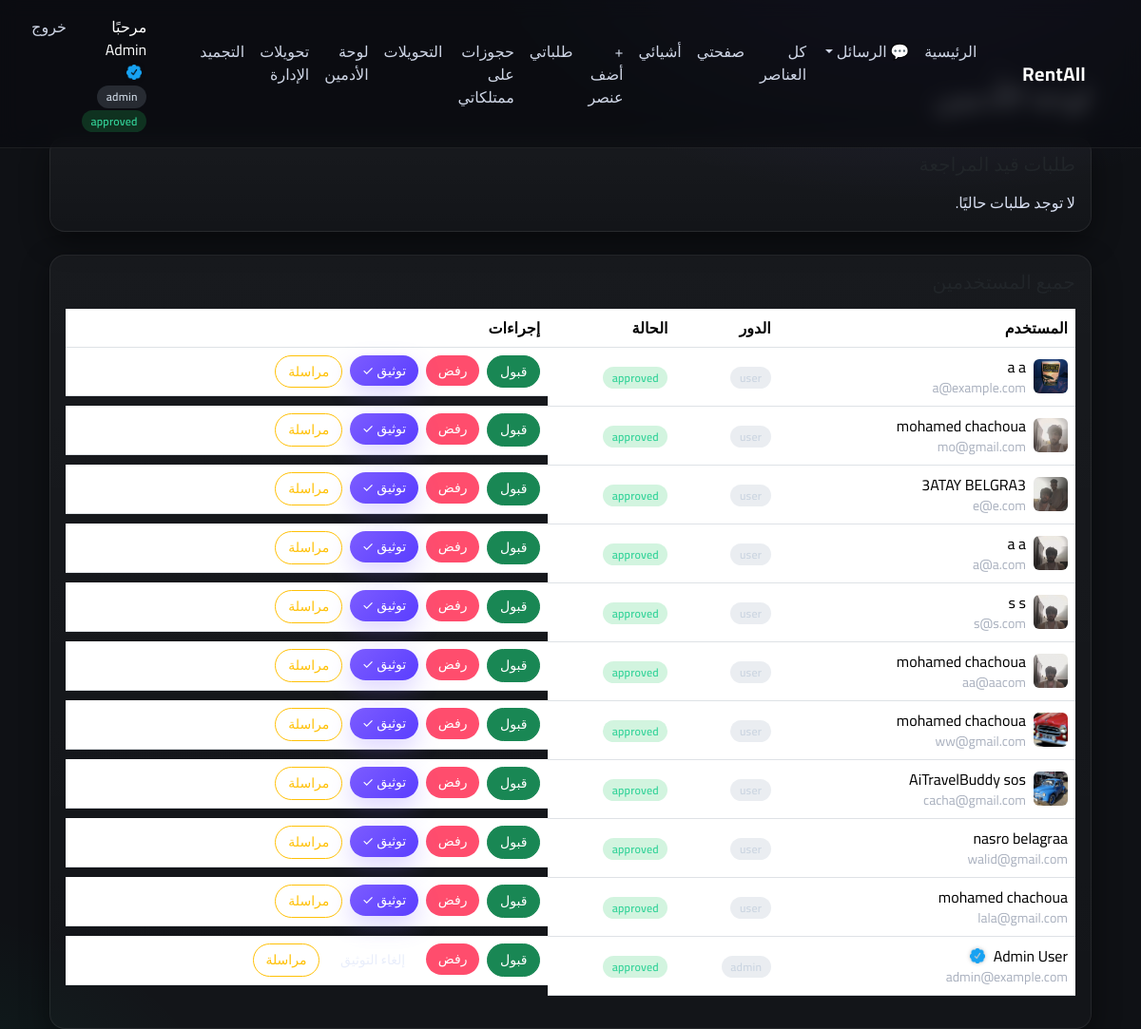
The page /admin (signed in) on the database its author committed.
### app/models.py (models this page shows, shortened)
class User(Base):
    __tablename__ = "users"
    id = Column(Integer, primary_key=True, index=True)
    first_name = Column(String(100), nullable=False)
    last_name  = Column(String(100), nullable=False)
    email      = Column(String(200), unique=True, nullable=False, index=True)
    phone      = Column(String(50), nullable=False)
    password_hash = Column(String(255), nullable=False)
    stripe_account_id = col_or_literal("users", "stripe_account_id", String, nullable=True)
    payouts_enabled   = col_or_literal("users", "payouts_enabled", Boolean, default=False)
    role              = col_or_literal("users", "role", String(20), default="user")
    status            = col_or_literal("users", "status", String(20), default="pending")
    is_verified    = col_or_literal("users", "is_verified", Boolean, default=False, nullable=False)
    verified_at    = col_or_literal("users", "verified_at", DateTime, nullable=True)
    if _has_column("users", "verified_by_id"):
        verified_by_id = Column(Integer, ForeignKey("users.id"), nullable=True)
    else:
        verified_by_id = column_property(literal(None))
    created_at = Column(DateTime, default=datetime.utcnow)
    updated_at = col_or_literal("users", "updated_at", DateTime, default=datetime.utcnow, onupdate=datetime.utcnow)
    avatar_path = col_or_literal("users", "avatar_path", String(500), nullable=True)
    documents = relationship(
        "Document",
        back_populates="user",
        cascade="all, delete-orphan"
    )
    items = relationship(
        "Item",
        back_populates="owner",
        cascade="all, delete-orphan"
    )
    sent_messages = relationship(
        "Message",
        foreign_keys="Message.sender_id",
        back_populates="sender"
    )
    ratings_given = relationship(
        "Rating",
        foreign_keys="Rating.rater_id",
        back_populates="rater"
    )
    ratings_received = relationship(
        "Rating",
        foreign_keys="Rating.rated_user_id",
        back_populates="rated_user"
    )
    if _has_column("users", "verified_by_id"):
        verified_by = relationship(
            "User",
            remote_side=[id],
            foreign_keys="[User.verified_by_id]",
            backref="verified_users",
            uselist=False
        )

### app/admin.py (the view)
@router.get("/admin")
def admin_dashboard(request: Request, db: Session = Depends(get_db)):
    if not require_admin(request):
        return RedirectResponse(url="/login", status_code=303)
    pending_users = (
        db.query(User)
        .filter(User.status == "pending")
        .order_by(User.created_at.desc())
        .all()
    )
    all_users = db.query(User).order_by(User.created_at.desc()).all()
    return request.app.templates.TemplateResponse(
        "admin_dashboard.html",
        {
            "request": request,
            "title": "لوحة الأدمين",
            "pending_users": pending_users,
            "all_users": all_users,
            "session_user": request.session.get("user"),
        },
    )

### app/templates/admin_dashboard.html
{% extends "base.html" %}
{% block content %}
<h2 class="mb-4">لوحة الأدمين</h2>
<div class="card mb-4">
  <div class="card-body">
    <h5 class="mb-3">طلبات قيد المراجعة</h5>
    {% if pending_users and pending_users|length %}
      {% for u in pending_users %}
        <div class="border rounded p-3 mb-3">
          <div class="d-flex justify-content-between align-items-center mb-2">
            <div class="fw-bold">
              {{ u.first_name }} {{ u.last_name }}
              {% if u.is_verified %}
                <img src="/static/verified.png" class="verified-badge" alt="موثّق">
              {% endif %}
            </div>
            <div class="small text-muted">{{ u.email }} · {{ u.phone }}</div>
          </div>
          <div class="row g-3 align-items-start">
            <div class="col-md-4">
              <div class="text-center">
                <div class="small mb-1">صورة الحساب</div>
                {% if u.avatar_path %}
                  <img src="/{{ u.avatar_path }}" class="img-fluid rounded border" style="max-height:180px;object-fit:cover;">
                {% else %}
                  <div class="text-muted small">لا توجد صورة حساب</div>
                {% endif %}
              </div>
            </div>
            <div class="col-md-4">
              <div class="text-center">
                <div class="small mb-1">الوثيقة (الوجه الأمامي)</div>
                {% set d = (u.documents|first) %}
                {% if d and d.file_front_path %}
                  <img src="/{{ d.file_front_path }}" class="img-fluid rounded border" style="max-height:180px;object-fit:cover;">
                {% else %}
                  <div class="text-muted small">غير مرفوع</div>
                {% endif %}
              </div>
            </div>
            <div class="col-md-4">
              <div class="text-center">
                <div class="small mb-1">الوثيقة (الوجه الخلفي)</div>
                {% if d and d.file_back_path %}
                  <img src="/{{ d.file_back_path }}" class="img-fluid rounded border" style="max-height:180px;object-fit:cover;">
                {% else %}
                  <div class="text-muted small">غير مرفوع</div>
                {% endif %}
              </div>
            </div>
          </div>
          {% if d %}
            <div class="mt-3 small">
              النوع: <strong>{{ d.doc_type }}</strong> ·
              البلد: <strong>{{ d.country or '-' }}</strong> ·
              الصلاحية: <strong>{{ d.expiry_date or '-' }}</strong> ·
              الحالة:
              <span class="badge {% if d.review_status=='approved' %}bg-success{% elif d.review_status=='rejected' %}bg-danger{% elif d.review_status=='needs_fix' %}bg-warning text-dark{% else %}bg-warning text-dark{% endif %}">
                {{ d.review_status }}
              </span>
            </div>
            {% if d.review_note %}
              <div class="mt-2 small text-muted">
                ملاحظات سابقة: <em style="white-space:pre-line">{{ d.review_note }}</em>
              </div>
            {% endif %}
          {% endif %}
          <div class="d-flex flex-wrap gap-2 mt-3">
            <form method="post" action="/admin/users/{{ u.id }}/approve">
              <button class="btn btn-success btn-sm">قبول</button>
            </form>
            <form method="post" action="/admin/users/{{ u.id }}/reject">
              <button class="btn btn-danger btn-sm">رفض</button>
            </form>
            {% if not u.is_verified %}
              <form method="post" action="/admin/users/{{ u.id }}/verify">
                <button class="btn btn-primary btn-sm">توثيق ✓</button>
              </form>
            {% else %}
              <form method="post" action="/admin/users/{{ u.id }}/unverify">
                <button class="btn btn-outline-light btn-sm">إلغاء التوثيق</button>
              </form>
            {% endif %}
            <form method="post" action="/admin/users/{{ u.id }}/message">
              <button class="btn btn-outline-warning btn-sm">مراسلة صاحب الحساب</button>
            </form>
          </div>
          <form class="mt-3" method="post" action="/admin/users/{{ u.id }}/request_fix">
            <label class="form-label small">أخبر المستخدم بما يجب تصحيحه</label>
            <div class="input-group">
              <input type="text" name="reason" class="form-control" placeholder="مثال: صورة الحساب غير واضحة، يرجى إعادة الرفع">
              <button class="btn btn-outline-info btn-sm">طلب تصحيح</button>
            </div>
            <div class="form-text text-muted small mt-1">
              سيتم وضع حالة الوثيقة إلى <code>needs_fix</code> وإرسال هذه الملاحظة له في الرسائل مع رابط صفحة التصحيح.
            </div>
          </form>
        </div>
      {% endfor %}
    {% else %}
      <div class="text-muted">لا توجد طلبات حاليًا.</div>
    {% endif %}
  </div>
</div>
<div class="card">
  <div class="card-body">
    <h5 class="mb-3">جميع المستخدمين</h5>
    <div class="table-responsive">
      <table class="table align-middle">
        <thead>
          <tr>
            <th>المستخدم</th>
            <th>الدور</th>
            <th>الحالة</th>
            <th>إجراءات</th>
          </tr>
        </thead>
        <tbody>
          {% for u in all_users %}
            <tr>
              <td>
                <div class="d-flex align-items-center gap-2">
                  {% if u.avatar_path %}
                    <img src="/{{ u.avatar_path }}" class="rounded" style="width:36px;height:36px;object-fit:cover;">
                  {% endif %}
                  <div>
                    {{ u.first_name }} {{ u.last_name }}
                    {% if u.is_verified %}
                      <img src="/static/verified.png" class="verified-badge" alt="موثّق">
                    {% endif %}
                    <div class="small text-muted">{{ u.email }}</div>
                  </div>
                </div>
              </td>
              <td><span class="badge bg-secondary">{{ u.role }}</span></td>
              <td>
                <span class="badge
                  {% if u.status == 'approved' %}bg-success
                  {% elif u.status == 'pending' %}bg-warning text-dark
                  {% else %}bg-danger{% endif %}">{{ u.status }}</span>
              </td>
              <td class="d-flex flex-wrap gap-2">
                <form method="post" action="/admin/users/{{ u.id }}/approve"><button class="btn btn-success btn-sm">قبول</button></form>
                <form method="post" action="/admin/users/{{ u.id }}/reject"><button class="btn btn-danger btn-sm">رفض</button></form>
                {% if not u.is_verified %}
                  <form method="post" action="/admin/users/{{ u.id }}/verify"><button class="btn btn-primary btn-sm">توثيق ✓</button></form>
                {% else %}
                  <form method="post" action="/admin/users/{{ u.id }}/unverify"><button class="btn btn-outline-light btn-sm">إلغاء التوثيق</button></form>
                {% endif %}
                <form method="post" action="/admin/users/{{ u.id }}/message">
                  <button class="btn btn-outline-warning btn-sm">مراسلة</button>
                </form>
              </td>
            </tr>
          {% endfor %}
        </tbody>
      </table>
    </div>
  </div>
</div>
{% endblock %}

### app/static/style.css (style rules this page uses)
:root { --bg:#0f1115; --card:#171a21; --muted:#a9b0be; --text:#eef2fb; --primary:#7c5cff; --primary-2:#5a3eff; --accent:#00e5a8; --danger:#ff4d6d; --success:#22c55e; --warning:#f8b84e; --border:rgba(255,255,255,.07); --shadow:0 10px 30px rgba(0,0,0,.45); }
html,body { background: radial-gradient(1200px 800px at 80% -10%, rgba(124,92,255,.15), transparent 40%), radial-gradient(900px 600px at -10% 110%, rgba(0,229,168,.08), transparent 40%), var(--bg); color:var(--text); min-height:100%; -webkit-font-smoothing:antialiased; -moz-osx-font-smoothing:grayscale; }
body { font-family:'Tajawal','Cairo',system-ui, -apple-system, Segoe UI, Roboto, Arial, sans-serif; }
.btn-primary { background: linear-gradient(135deg,var(--primary),var(--primary-2)); border:0; box-shadow:0 10px 24px rgba(124,92,255,.25); }
.btn-outline-light { border-color:rgba(255,255,255,.25)!important; color:#e9eefb!important; }
.btn-danger { background:var(--danger); border:0; }
.btn.btn-sm { border-radius: 999px; padding:.35rem .8rem; }
.card { background:linear-gradient(180deg, rgba(255,255,255,.04), rgba(255,255,255,.02)); border:1px solid var(--border); box-shadow: var(--shadow); border-radius:16px; overflow:hidden; transition: transform .2s ease, box-shadow .2s ease, border-color .2s ease; }
.card .card-body { padding:1rem 1rem 1.1rem; }
h1,h2,h3,h4,h5 { letter-spacing:.2px; }
.badge { border-radius:999px; padding:.35rem .6rem; font-weight:600; letter-spacing:.2px; }
.bg-success { background:rgba(34,197,94,.2)!important; color:#34d399!important; }
.bg-secondary { background:rgba(148,163,184,.2)!important; color:#cbd5e1!important; }
.card .small.text-muted { color: var(--muted)!important; }
.text-muted { color:var(--muted)!important; }
.verified-badge { width:16px; height:16px; vertical-align:-2px; margin-inline-start:.35rem; filter: drop-shadow(0 0 2px rgba(0,0,0,.25)); }
.small, .text-muted.small, .list-group-item .text-muted, .card .text-muted, .dropdown-menu .text-muted { color:#d7def0 !important; opacity:1 !important; }

### app/templates/base.html (style rules this page uses)
body { font-family: "Cairo","Tajawal", system-ui, -apple-system, "Segoe UI", Roboto, "Helvetica Neue", Arial, sans-serif; }
.verified-badge { width:16px; height:16px; vertical-align:-2px; margin-inline-start:.35rem; display:inline-block; }
.verified-badge, .verified-badge * { color:initial!important; fill:initial!important; }

### rows shown on the page
User: avatar_path (picture), first_name "a", last_name "a", email "a@example.com", role "user", status "approved"
User: avatar_path (picture), first_name "mohamed", last_name "chachoua", email "mo@gmail.com", role "user", status "approved"
User: avatar_path (picture), first_name "3ATAY", last_name "BELGRA3", email "e@e.com", role "user", status "approved"
User: avatar_path (picture), first_name "a", last_name "a", email "a@a.com", role "user", status "approved"
User: avatar_path (picture), first_name "s", last_name "s", email "s@s.com", role "user", status "approved"
User: avatar_path (picture), first_name "mohamed", last_name "chachoua", email "aa@aacom", role "user", status "approved"
User: avatar_path (picture), first_name "mohamed", last_name "chachoua", email "ww@gmail.com", role "user", status "approved"
User: avatar_path (picture), first_name "AiTravelBuddy", last_name "sos", email "cacha@gmail.com", role "user", status "approved"
User: first_name "nasro", last_name "belagraa", email "walid@gmail.com", role "user", status "approved"
User: first_name "mohamed", last_name "chachoua", email "lala@gmail.com", role "user", status "approved"
User: first_name "Admin", is_verified 1 (drawn), email "admin@example.com", role "admin", status "approved"

### other values the page prints
{{ session_user.first_name }} "Admin"
{{ session_user.role }} "admin"
{{ session_user.status }} "approved"
